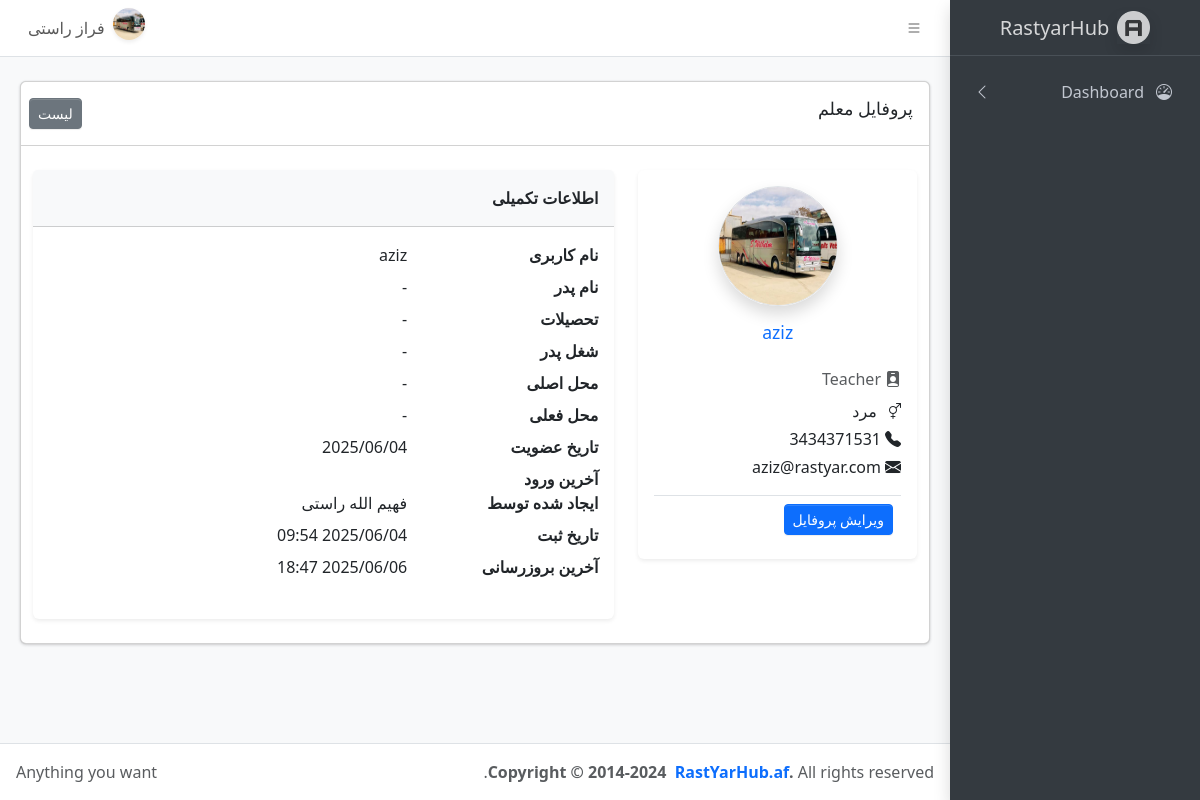
The app's page /teachers/7/view (signed in) with its own data.
### accounts/models.py (models this page shows, shortened)
class CustomUser(AbstractUser):
    ROLE_CHOICES = (
        ('manager', 'Manager'),
        ('teacher', 'Teacher'),
        ('student', 'Student'),
        ('parent', 'Parent'),
    )
    GENDER_CHOICES = (
        ('male', 'Male'),
        ('female', 'Female'),
        ('other', 'Other'),
    )
    role = models.CharField(max_length=20, choices=ROLE_CHOICES)
    gender = models.CharField(max_length=10, choices=GENDER_CHOICES, null=True, blank=True)
    phone_number = models.CharField(max_length=15, unique=True, null=True, blank=True)
    profile_picture = models.ImageField(
        _('تصویر پروفایل'),
        upload_to=profile_image_upload_path,
        blank=True,
        null=True
    )
    created_by = models.ForeignKey(
        settings.AUTH_USER_MODEL,
        null=True,
        blank=True,
        on_delete=models.SET_NULL,
        related_name='created_users'
    )
    created_at = models.DateTimeField(auto_now_add=True)
    updated_at = models.DateTimeField(auto_now=True)

### teachers/views.py (the view)
# urls.py: path('<int:pk>/view', TeacherProfileView.as_view(), name='teacher_profile'),
class TeacherProfileView(DetailView):
    model = CustomUser
    template_name = 'teachers/profile.html'
    context_object_name = 'teacher'
    def get_queryset(self):
        return CustomUser.objects.filter(role='teacher')

### teachers/templates/teachers/profile.html
{% extends 'base.html' %}
{% load static %}
{% block content %}
<div class="app-content mt-4">
    <div class="container-fluid">
        <div class="row">
            <div class="col-12">
                <div class="card">
                  <div class="card-tools">
                    <div class="card-header">
                        <h3 class="card-title">پروفایل معلم</h3>
                        <div class="card-tools">
                            <a href="{% url 'user_list' %}" class="btn btn-sm btn-secondary">لیست</a>
                        </div>
                    </div>
                    <div class="container my-4">
                        <div class="row">
                            <div class="col-md-4 mb-3">
                                <div class="card shadow-sm border-0 p-3 text-center">
                                    <div class="d-flex flex-column align-items-center mb-4">
                                        <img src="{% if user.profile_picture %}{{ user.profile_picture.url }}{% else %}{% static 'dist/assets/img/avatar5.png' %}{% endif %}"
                                             class="rounded-circle border shadow mb-3"
                                             width="120" height="120"
                                             alt="User Image">
                                        <h5 class="card-title text-primary mb-0">
                                            {{ request.teacher.get_full_name|default:teacher.username }}
                                        </h5>
                                    </div>
                                    <div class="text-start">
                                        <p class="text-muted mb-2">
                                            <i class="bi bi-person-badge-fill me-1"></i>{{ teacher.get_role_display }}
                                        </p>
                                        {% if teacher.gender %}
                                        <p class="mb-1">
                                            <i class="bi bi-gender-ambiguous me-1"></i>
                                            {% if teacher.gender == 'male' %} مرد {% elif teacher.gender == 'female' %} زن {% else %} سایر {% endif %}
                                        </p>
                                        {% endif %}
                                        {% if teacher.phone_number %}
                                        <p class="mb-1">
                                            <i class="bi bi-telephone-fill me-1"></i>{{ teacher.phone_number }}
                                        </p>
                                        {% endif %}
                                        {% if teacher.email %}
                                        <p class="mb-3">
                                            <i class="bi bi-envelope-fill me-1"></i>{{ teacher.email }}
                                        </p>
                                        {% endif %}
                                        <div class="user-footer d-flex justify-content-between align-items-center p-2 border-top">
                                            <a href="{% url 'profile_edit' %}" class="btn btn-primary btn-sm">
                                                ویرایش پروفایل
                                            </a>
                                        </div>
                                    </div>
                                </div>
                            </div>
                            <div class="col-md-8">
                                <div class="card shadow-sm border-0">
                                    <div class="card-header bg-light">
                                        <strong>اطلاعات تکمیلی</strong>
                                    </div>
                                    <div class="card-body">
                                        <dl class="row">
                                            <dt class="col-sm-4">نام کاربری</dt>
                                            <dd class="col-sm-8">{{ teacher.username }}</dd>
                                            <dt class="col-sm-4">نام پدر</dt>
                                            <dd class="col-sm-8">{{ teacher.profile.father_name|default:"-" }}</dd>
                                            <dt class="col-sm-4">تحصیلات</dt>
                                            <dd class="col-sm-8">{{ teacher.profile.education|default:"-" }}</dd>
                                            <dt class="col-sm-4">شغل پدر</dt>
                                            <dd class="col-sm-8">{{ teacher.profile.father_job|default:"-" }}</dd>
                                            <dt class="col-sm-4">محل اصلی</dt>
                                            <dd class="col-sm-8">{{ user.profile.permanent_address|default:"-" }}</dd>
                                            <dt class="col-sm-4">محل فعلی</dt>
                                            <dd class="col-sm-8">{{ teacher.profile.current_address|default:"-" }}</dd>
                                            <dt class="col-sm-4">تاریخ عضویت</dt>
                                            <dd class="col-sm-8">{{ teacher.date_joined|date:"Y/m/d" }}</dd>
                                            <dt class="col-sm-4">آخرین ورود</dt>
                                            <dd class="col-sm-8">{{ teacher.last_login|date:"Y/m/d H:i" }}</dd>
                                            <dt class="col-sm-4">ایجاد شده توسط</dt>
                                            <dd class="col-sm-8">{{ teacher.created_by.get_full_name|default:"سیستم" }}</dd>
                                            <dt class="col-sm-4">تاریخ ثبت</dt>
                                            <dd class="col-sm-8">{{ teacher.created_at|date:"Y/m/d H:i" }}</dd>
                                            <dt class="col-sm-4">آخرین بروزرسانی</dt>
                                            <dd class="col-sm-8">{{ teacher.updated_at|date:"Y/m/d H:i" }}</dd>
                                        </dl>
                                    </div>
                                </div>
                            </div>
                        </div>
                    </div>
                </div>
            </div>
        </div>
    </div>
</div>
{% endblock %}

### templates/partials/navbar.html (shortened to what this page needs)
{% load static %}
<nav class="app-header navbar navbar-expand bg-body">
    <div class="container-fluid">
        <ul class="navbar-nav">
            <li class="nav-item">
                <a class="nav-link" data-lte-toggle="sidebar" href="#" role="button">
                    <i class="bi bi-list"></i>
                </a>
            </li>
        </ul>
        <ul class="navbar-nav ms-auto">
            <li class="nav-item dropdown user-menu">
                {% if request.user.is_authenticated %}
                <a href="#" class="nav-link dropdown-toggle d-flex align-items-center" data-bs-toggle="dropdown">
                    <img src="{% if request.user.profile_picture %}{{ request.user.profile_picture.url }}{% else %}{% static 'dist/assets/img/avatar5.png' %}{% endif %}"
                        class="user-image rounded-circle shadow-sm me-2" alt="User Image" width="32" height="32" />
                    <span class="d-none d-md-inline text-capitalize">
                        {% if request.user.get_full_name %}
                        {{ request.user.get_full_name }}
                        {% elif request.user.username %}
                        {{ request.user.username }}
                        {% else %}
                        کاربر
                        {% endif %}
                    </span>
                </a>
                {% else %}
                <div class="d-flex gap-2">
                    <a href="{% url 'login' %}" class="text-success" style="text-decoration: none;">ورود</a>
                    <a href="{% url 'signup' %}" class="text-primary" style="text-decoration: none;">ثبت‌نام</a>
                </div>
                {% endif %}
            </li>
        </ul>
    </div>
</nav>

### records on screen
CustomUser: profile_picture (picture), user.get_full_name "فراز راستی"
CustomUser: teacher.get_full_name "aziz", role "Teacher", phone_number "3434371531", email "aziz@rastyar.com", username "aziz", date_joined "2025/06/04", created_by.get_full_name "فهیم الله راستی", created_at "2025/06/04 09:54", updated_at "2025/06/06 18:47"

### other values on screen
{{ teacher.profile.father_name|default:"-" }} "-"
{{ teacher.profile.education|default:"-" }} "-"
{{ teacher.profile.father_job|default:"-" }} "-"
{{ user.profile.permanent_address|default:"-" }} "-"
{{ teacher.profile.current_address|default:"-" }} "-"
